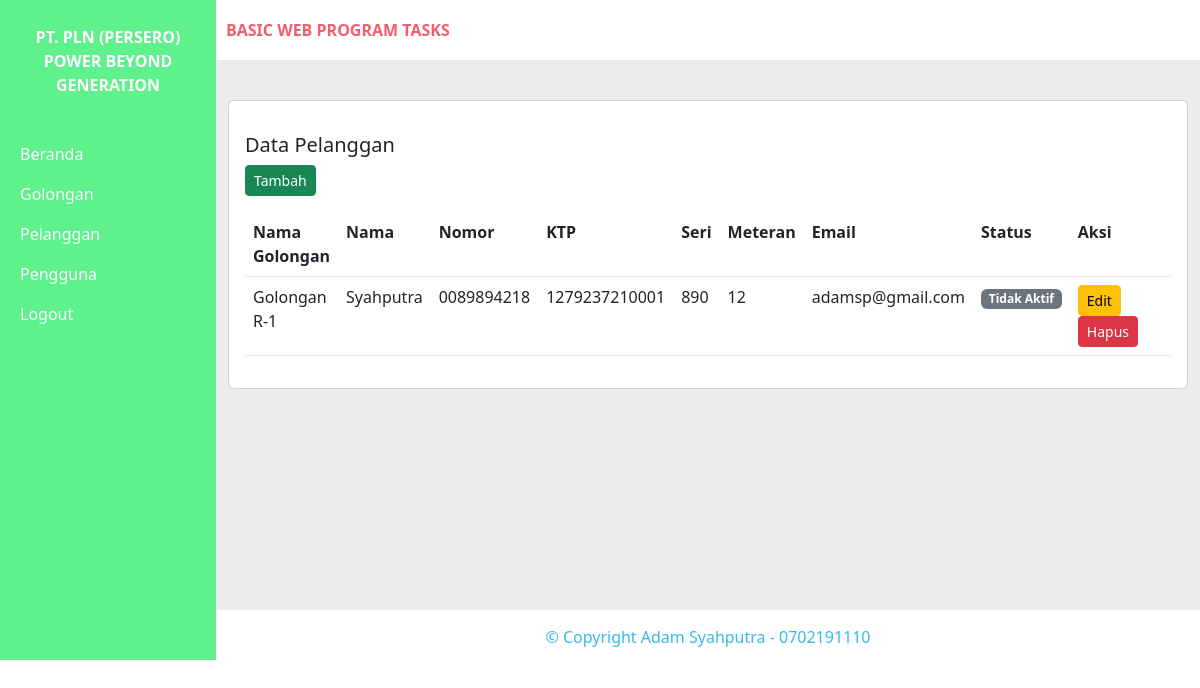
The app's page /index.php?page=index_pelanggan (signed in) with its own data.
### tables this page shows
CREATE TABLE `pelanggans` (
  `id` bigint(20) UNSIGNED NOT NULL,
  `golongan_id` bigint(20) UNSIGNED NOT NULL,
  `pel_no` varchar(255) NOT NULL,
  `pel_nama` varchar(255) NOT NULL,
  `pel_ktp` varchar(255) NOT NULL,
  `pel_seri` varchar(255) NOT NULL,
  `pel_meteran` varchar(255) NOT NULL,
  `pel_aktif` varchar(255) NOT NULL,
  `user_id` bigint(20) UNSIGNED NOT NULL,
  `created_at` timestamp NULL DEFAULT NULL,
  `updated_at` timestamp NULL DEFAULT NULL
);

CREATE TABLE `golongans` (
  `id` bigint(20) UNSIGNED NOT NULL,
  `gol_kode` varchar(255) NOT NULL,
  `gol_nama` varchar(255) NOT NULL,
  `created_at` timestamp NULL DEFAULT NULL,
  `updated_at` timestamp NULL DEFAULT NULL
);

CREATE TABLE `users` (
  `id` bigint(20) UNSIGNED NOT NULL,
  `user_email` varchar(255) NOT NULL,
  `user_nama` varchar(255) NOT NULL,
  `user_alamat` text NOT NULL,
  `user_hp` varchar(255) NOT NULL,
  `user_pos` varchar(255) NOT NULL,
  `user_role` int(11) NOT NULL,
  `user_aktif` int(11) NOT NULL,
  `password` varchar(255) NOT NULL
);

### app/DB.php (called while the page is built, shortened)
<?php
    class DB{
        public function __construct(){
            try{
                $this->db = new PDO("mysql:host=localhost;dbname=task_adam", "root", "");
            } catch(\Exception $e){
                die("Error : " . $e->getMassage());
            }
        }
    }

### app/Pelanggan.php (called while the page is built, shortened)
<?php
class Pelanggan extends DB{
    public function index(){
        $sql = "select * from pelanggans";
        $stmt = $this->db->prepare($sql);
        $stmt->execute();
        $data = [];
        while ($rows = $stmt->fetch()){
            $data[] = $rows;
        }
        return $data;
    }
    public function getGolongan($id){
        $sql = "SELECT * FROM golongans WHERE id='$id'";
        $stmt = $this->db->prepare($sql);
        $stmt->execute();
        $row = $stmt->fetch();
        return $row['gol_nama'];
    }
    public function getUser($id){
        $sql = "SELECT * FROM users WHERE id='$id'";
        $stmt = $this->db->prepare($sql);
        $stmt->execute();
        $row = $stmt->fetch();
        return $row['user_email'];
    }
}

### pages/index_pelanggan.php (the view, shortened to what this page needs)
<?php
    $pelanggan = new App\Pelanggan();
    $rows = $pelanggan->index();
?>
<div class="container" style="padding-top: 40px;min-height: 550px">
    <div class="card">
        <div class="card-body">
            <p class="card-text">
                <div class="card-title">
                    <h5>Data Pelanggan</h5>
                </div>
                <a href="index.php?page=tambah_pelanggan">
                    <button class="btn btn-sm btn-success">Tambah</button>
                </a>
                <table class="table table-stripped">
                    <tr>
                        <th>Nama Golongan</th>
                        <th>Nama</th>
                        <th>Nomor</th>
                        <th>KTP</th>
                        <th>Seri</th>
                        <th>Meteran</th>
                        <th>Email</th>
                        <th>Status</th>
                        <th>Aksi</th>
                    </tr>
                    <?php foreach ($rows as $row) { ?>
                    <?php
                        $golongan = $pelanggan->getGolongan($row['golongan_id']);
                        $user = $pelanggan->getUser($row['user_id']);
                    ?>
                    <tr>
                        <td><?= $golongan ?></td>
                        <td><?= $row['pel_nama'] ?></td>
                        <td><?= $row['pel_no'] ?></td>
                        <td><?= $row['pel_ktp'] ?></td>
                        <td><?= $row['pel_seri'] ?></td>
                        <td><?= $row['pel_meteran'] ?></td>
                        <td><?= $user ?></td>
                        <td>
                            <?php if ($row['pel_aktif'] == 0) { ?>
                                <span class="badge bg-primary">
                                    Aktif
                                </span>
                            <?php } else{ ?>
                                <span class="badge bg-secondary">
                                    Tidak Aktif
                                </span>
                            <?php } ?>
                        </td>
                        <td style="width: 25%">
                        <a href="index.php?page=edit_pelanggan&id=<?= $row['id']?>">
                            <button class="btn btn-sm btn-warning">Edit</button>
                        </a>
                        <form method="POST" style="display: inline">
                            <button class="btn btn-sm btn-danger" name="hapus">Hapus</button>
                        </form>
                        </td>
                    </tr>
                    <?php } ?>
                </table>
            </p>
        </div>
    </div>
</div>

### records on screen
pelanggans: golongan.gol_nama "Golongan R-1", pel_nama "Syahputra", pel_no "0089894218", pel_ktp "1279237210001", pel_seri "890", pel_meteran "12", user.user_email "adamsp@gmail.com", pel_aktif "Tidak Aktif"
